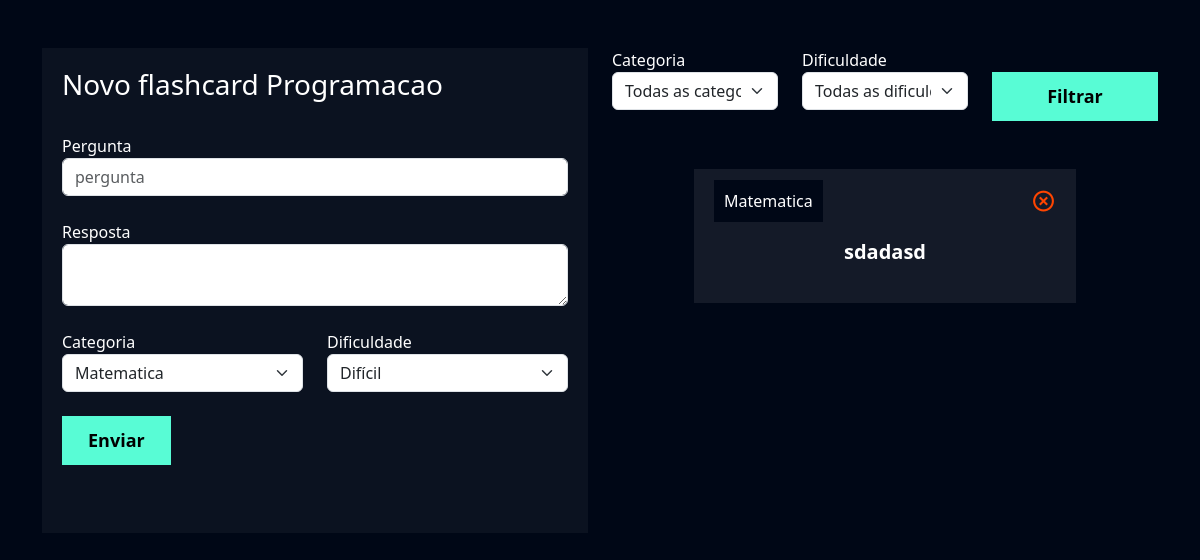
Screenshot of /flashcard/novo_flashcard/ (signed in) with the database file from the repository.
### flashcard/models.py (models this page shows, shortened)
class Categoria(models.Model):
    nome = models.CharField(max_length=20)
    def __str__(self):
        return self.nome

class Flashcard(models.Model):
    DIFICULDADE_CHOICES = (('D', 'Difícil'), ('M', 'Médio'), ('F', 'Fácil'))
    user = models.ForeignKey(User, on_delete=models.DO_NOTHING)
    question = models.CharField(max_length=100)
    resp = models.TextField()
    category = models.ForeignKey(Categoria, on_delete=models.DO_NOTHING)
    difficulty = models.CharField(max_length=1, choices=DIFICULDADE_CHOICES)

### flashcard/views.py (the view, shortened to what this page needs)
# urls.py: path('novo_flashcard/', views.novo_flashcard, name="novo_flashcard"),
def novo_flashcard(request):
    if (not request.user.is_authenticated):
        return redirect('/usuarios/logar')
    if (request.method == "GET"):
        categorias = Categoria.objects.all()
        dificuldades = Flashcard.DIFICULDADE_CHOICES
        flashcard_list = Flashcard.objects.filter(user=request.user)
        return render(request, 'novo_flashcard.html', {'categorias': categorias,
                                                       'dificuldades':dificuldades,
                                                       'flashcards': flashcard_list})

### flashcard/templates/novo_flashcard.html (shortened to what this page needs)
{% extends "base.html" %}
{% load static %}
{% block 'cabecalho' %}
    <link href="{% static 'usuarios/css/cadastro.css' %}" rel="stylesheet">
    <link href='https://unpkg.com/boxicons@2.1.4/css/boxicons.min.css' rel='stylesheet'>
    <link href="{% static 'flashcard/css/novo_flashcard.css' %}" rel = 'stylesheet'>
{% endblock 'cabecalho' %}
{% block 'conteudo' %}
    <div class="container">
        <br>
        <br>
        <div class="row">
            <div class="col-md">
                <div class="box-form">
                    <form action="{% url 'novo_flashcard' %}" method="POST"> {% csrf_token %}
                        <h3>Novo flashcard {{categorias.1}}</h3>
                        <br>
                        <label>Pergunta</label>
                        <input type="text" class="form-control" placeholder="pergunta" name="pergunta">
                        <br>
                        <label>Resposta</label>
                        <textarea class="form-control" name="resposta"></textarea>
                        <br>
                        <div class="row">
                                <div class="col-md">
                                    <label for="">Categoria</label>
                                    <select class="form-select" name="categoria">
                                        {% for categoria in categorias %}
                                            <option value = "{{ categoria.id }}">{{ categoria.nome }}</option>
                                        {% endfor %}
                                    </select>
                                </div>
                                <div class="col-md">
                                    <label for="">Dificuldade</label>
                                    <select class="form-select" name="dificuldade">
                                        {% for dificuldade in dificuldades %}
                                            <option value="{{dificuldade.0}}">{{dificuldade.1}}</option>
                                        {% endfor %}
                                    </select>
                                </div>
                        </div>
                        <br>
                        <input type="submit" value="Enviar" class="btn-cadastro">
                        <br>
                        <br>
                        <br>
                    </form>
                </div>
            </div>
            <div class="col-md">
                <form action="{% url 'novo_flashcard' %}" method="GET"> {% csrf_token %}
                    <div class="row">
                        <div class="col-md">
                            <label for="">Categoria</label>
                            <select name="categoria" id="" class="form-select">
                                <option value="">Todas as categorias</option>
                            </select>
                        </div>
                        <div class="col-md">
                            <label for="">Dificuldade</label>
                            <select name="dificuldade" id="" class="form-select">
                                <option value="">Todas as dificuldades</option>
                            </select>
                        </div>
                        <div class="col-md">
                            <br>
                            <input type="submit" style="width: 100%" value="Filtrar" class="btn-cadastro">
                        </div>
                    </div>
                </form>
                <br>
                <br>
                {% for item in flashcards %}
                    <div class="box-new-flashcard" onclick="flip_card({{item.id}})">
                        <div class="flashcard ">
                            <div class="flashcard-categoria">
                                {{ item.category }}
                            </div>
                            <a href="{% url 'deletar_flashcard' item.id %}"><i class='icone-exit bx bx-x-circle'></i></a>
                            <br>
                            <br>
                            <div class="flashcard-box-item">
                                <p class="flashcard-item">{{ item.question }}</p>
                            </div>
                        </div>
                    </div>
                    <br>
                    <br>
                {% endfor %}
            </div>
        </div>
    </div>
{% endblock 'conteudo' %}

### templates/static/geral/css/base.css (style rules this page uses)
:root { --main-color: #0b1526; --dark-color: #000716; --secondary-dark-color: rgb(15, 2, 26); --light-color: #00c1f3; --contrast-color: #f4c96b; --differential-color: #58fcd5; }
body { background-color: var(--dark-color) !important; color: white !important; }

### templates/static/usuarios/css/cadastro.css (style rules this page uses)
* { margin: 0; padding: 0; }
.box-form { padding: 20px; background-color: rgba(217,217,217, .05); color: white !important; }
.btn-cadastro { padding: 10px; background-color: #58fcd5; border: none; border: 1px solid #58fcd5; font-size: 18px; font-weight: bold; padding-left: 25px; padding-right: 25px; }

### templates/static/flashcard/css/novo_flashcard.css (style rules this page uses)
.box-new-flashcard { width: 70%; margin: auto; }
.flashcard { background-color: rgba(255, 255, 255, .08); padding: 20px; }
.flashcard-box-item { text-align: center; }
.flashcard p { font-size: 20px; font-weight: bold; cursor: pointer; }
.flashcard-categoria { background-color: var(--dark-color); display: inline; padding: 10px; }
.icone-exit { float: right; font-size: 25px; color: orangered; }

### rows the page displays
Categoria: nome "Programacao"
Flashcard: category "Matematica", question "sdadasd"

### other values shown
form field categoria "Matematica"
form field dificuldade "Difícil"
